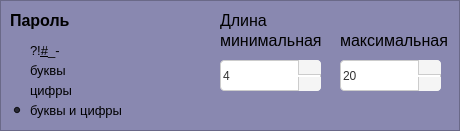
  <widget class="QFrame" name="frameSurname_2">
   <property name="geometry">
    <rect>
     <x>0</x>
     <y>390</y>
     <width>460</width>
     <height>131</height>
    </rect>
   </property>
   <property name="styleSheet">
    <string notr="true">background-color: rgb(137, 136, 176);</string>
   </property>
   <property name="frameShape">
    <enum>QFrame::Shape::StyledPanel</enum>
   </property>
   <property name="frameShadow">
    <enum>QFrame::Shadow::Raised</enum>
   </property>
   <widget class="QLabel" name="label_13">
    <property name="geometry">
     <rect>
      <x>10</x>
      <y>10</y>
      <width>141</width>
      <height>21</height>
     </rect>
    </property>
    <property name="font">
     <font>
      <family>Yu Gothic UI</family>
      <pointsize>12</pointsize>
      <bold>true</bold>
     </font>
    </property>
    <property name="styleSheet">
     <string notr="true">background-color: transparent;
border: none;</string>
    </property>
    <property name="text">
     <string>Пароль</string>
    </property>
   </widget>
   <widget class="QCheckBox" name="checkBoxPasswordSpecificSimbols">
    <property name="geometry">
     <rect>
      <x>10</x>
      <y>40</y>
      <width>76</width>
      <height>21</height>
     </rect>
    </property>
    <property name="font">
     <font>
      <family>Yu Gothic UI</family>
      <pointsize>10</pointsize>
     </font>
    </property>
    <property name="styleSheet">
     <string>background-color: transparent;
border: none;</string>
    </property>
    <property name="text">
     <string>?!&amp;#_-</string>
    </property>
   </widget>
   <widget class="QSpinBox" name="spinBoxPasswordMin">
    <property name="geometry">
     <rect>
      <x>220</x>
      <y>60</y>
      <width>101</width>
      <height>31</height>
     </rect>
    </property>
    <property name="styleSheet">
     <string notr="true">/* Общий стиль для SpinBox */QSpinBox {
    padding-right: 24px; /* Освобождаем место справа, чтобы текст и поле НЕ наслаивались на стрелочки */
    border: 1px solid #cccccc;
    border-radius: 4px;
    background-color: #ffffff;
    selection-background-color: rgb(111, 111, 166);
    color: #333333;
}

/* Кнопка &quot;Вверх&quot; (располагаем в верхнем правом углу) */
QSpinBox::up-button {
    subcontrol-origin: border;
    subcontrol-position: top right; 
    width: 22px;
    height: 14px; /* Половина высоты с небольшим запасом */
    border-left: 1px solid #cccccc;
    border-bottom: 1px solid #cccccc;
    background: #f5f5f5;
    border-top-right-radius: 4px;
}

/* Кнопка &quot;Вниз&quot; (располагаем в нижнем правом углу) */
QSpinBox::down-button {
    subcontrol-origin: border;
    subcontrol-position: bottom right;
    width: 22px;
    height: 14px;
    border-left: 1px solid #cccccc;
    background: #f5f5f5;
    border-bottom-right-radius: 4px;
}

/* Стили при наведении на кнопки */
QSpinBox::up-button:hover, QSpinBox::down-button:hover {
    background: #e0e0e0;
}

/* Стили при клике */
QSpinBox::up-button:pressed, QSpinBox::down-button:pressed {
    background: #cdcdcd;
}

/* Отрисовка самих стрелочек внутри кнопок (рисуем встроенными стрелками Qt) */
QSpinBox::up-arrow {
    image: url(none); /* Если у тебя есть свои иконки, укажи путь тут */
    width: 7px;
    height: 7px;
}

QSpinBox::up-arrow {
    image: url(none); /* Отключаем поиск картинки */
    content: &quot;▲&quot;;     /* Вставляем текстовый треугольник вверх */
    font-size: 9px;   /* Подбираем размер стрелочки */
    color: rgb(31, 31, 31);   /* Цвет стрелочки */
}

QSpinBox::down-arrow {
    image: url(none); /* Отключаем поиск картинки */
    content: &quot;▼&quot;;     /* Вставляем текстовый треугольник вниз */
    font-size: 9px;   /* Подбираем размер стрелочки */
    color: rgb(31, 31, 31);   /* Цвет стрелочки */
}

/* Цвет стрелочек при наведении на весь SpinBox (опционально) */
QSpinBox::up-arrow:hover, QSpinBox::down-arrow:hover {
    color: #000000;
}


</string>
    </property>
    <property name="minimum">
     <number>4</number>
    </property>
    <property name="maximum">
     <number>100</number>
    </property>
    <property name="value">
     <number>4</number>
    </property>
   </widget>
   <widget class="QLabel" name="label_14">
    <property name="geometry">
     <rect>
      <x>220</x>
      <y>10</y>
      <width>81</width>
      <height>21</height>
     </rect>
    </property>
    <property name="font">
     <font>
      <family>Yu Gothic UI</family>
      <pointsize>12</pointsize>
      <bold>false</bold>
     </font>
    </property>
    <property name="styleSheet">
     <string notr="true">background-color: transparent;
border: none;</string>
    </property>
    <property name="text">
     <string>Длина</string>
    </property>
   </widget>
   <widget class="QSpinBox" name="spinBoxPasswordMax">
    <property name="geometry">
     <rect>
      <x>340</x>
      <y>60</y>
      <width>101</width>
      <height>31</height>
     </rect>
    </property>
    <property name="styleSheet">
     <string notr="true">/* Общий стиль для SpinBox */QSpinBox {
    padding-right: 24px; /* Освобождаем место справа, чтобы текст и поле НЕ наслаивались на стрелочки */
    border: 1px solid #cccccc;
    border-radius: 4px;
    background-color: #ffffff;
    selection-background-color: rgb(111, 111, 166);
    color: #333333;
}

/* Кнопка &quot;Вверх&quot; (располагаем в верхнем правом углу) */
QSpinBox::up-button {
    subcontrol-origin: border;
    subcontrol-position: top right; 
    width: 22px;
    height: 14px; /* Половина высоты с небольшим запасом */
    border-left: 1px solid #cccccc;
    border-bottom: 1px solid #cccccc;
    background: #f5f5f5;
    border-top-right-radius: 4px;
}

/* Кнопка &quot;Вниз&quot; (располагаем в нижнем правом углу) */
QSpinBox::down-button {
    subcontrol-origin: border;
    subcontrol-position: bottom right;
    width: 22px;
    height: 14px;
    border-left: 1px solid #cccccc;
    background: #f5f5f5;
    border-bottom-right-radius: 4px;
}

/* Стили при наведении на кнопки */
QSpinBox::up-button:hover, QSpinBox::down-button:hover {
    background: #e0e0e0;
}

/* Стили при клике */
QSpinBox::up-button:pressed, QSpinBox::down-button:pressed {
    background: #cdcdcd;
}

/* Отрисовка самих стрелочек внутри кнопок (рисуем встроенными стрелками Qt) */
QSpinBox::up-arrow {
    image: url(none); /* Если у тебя есть свои иконки, укажи путь тут */
    width: 7px;
    height: 7px;
}

QSpinBox::up-arrow {
    image: url(none); /* Отключаем поиск картинки */
    content: &quot;▲&quot;;     /* Вставляем текстовый треугольник вверх */
    font-size: 9px;   /* Подбираем размер стрелочки */
    color: rgb(31, 31, 31);   /* Цвет стрелочки */
}

QSpinBox::down-arrow {
    image: url(none); /* Отключаем поиск картинки */
    content: &quot;▼&quot;;     /* Вставляем текстовый треугольник вниз */
    font-size: 9px;   /* Подбираем размер стрелочки */
    color: rgb(31, 31, 31);   /* Цвет стрелочки */
}

/* Цвет стрелочек при наведении на весь SpinBox (опционально) */
QSpinBox::up-arrow:hover, QSpinBox::down-arrow:hover {
    color: #000000;
}


</string>
    </property>
    <property name="minimum">
     <number>4</number>
    </property>
    <property name="maximum">
     <number>100</number>
    </property>
    <property name="value">
     <number>20</number>
    </property>
   </widget>
   <widget class="QLabel" name="label_15">
    <property name="geometry">
     <rect>
      <x>220</x>
      <y>30</y>
      <width>111</width>
      <height>21</height>
     </rect>
    </property>
    <property name="font">
     <font>
      <family>Yu Gothic UI</family>
      <pointsize>12</pointsize>
      <bold>false</bold>
     </font>
    </property>
    <property name="styleSheet">
     <string notr="true">background-color: transparent;
border: none;</string>
    </property>
    <property name="text">
     <string>минимальная</string>
    </property>
   </widget>
   <widget class="QLabel" name="label_16">
    <property name="geometry">
     <rect>
      <x>340</x>
      <y>30</y>
      <width>111</width>
      <height>21</height>
     </rect>
    </property>
    <property name="font">
     <font>
      <family>Yu Gothic UI</family>
      <pointsize>12</pointsize>
      <bold>false</bold>
     </font>
    </property>
    <property name="styleSheet">
     <string notr="true">background-color: transparent;
border: none;</string>
    </property>
    <property name="text">
     <string>максимальная</string>
    </property>
   </widget>
   <widget class="QRadioButton" name="radioButtonPasswordIsOnlyLetters">
    <property name="geometry">
     <rect>
      <x>10</x>
      <y>60</y>
      <width>111</width>
      <height>21</height>
     </rect>
    </property>
    <property name="font">
     <font>
      <family>Yu Gothic UI</family>
      <pointsize>10</pointsize>
     </font>
    </property>
    <property name="styleSheet">
     <string>background-color: transparent;
border: none;</string>
    </property>
    <property name="text">
     <string>буквы</string>
    </property>
   </widget>
   <widget class="QRadioButton" name="radioButtonPasswordIsOnlyNumbers">
    <property name="geometry">
     <rect>
      <x>10</x>
      <y>80</y>
      <width>111</width>
      <height>21</height>
     </rect>
    </property>
    <property name="font">
     <font>
      <family>Yu Gothic UI</family>
      <pointsize>10</pointsize>
     </font>
    </property>
    <property name="styleSheet">
     <string>background-color: transparent;
border: none;</string>
    </property>
    <property name="text">
     <string>цифры</string>
    </property>
    <property name="checked">
     <bool>false</bool>
    </property>
   </widget>
   <widget class="QRadioButton" name="radioButtonPasswordIsLettersAndNumbers">
    <property name="geometry">
     <rect>
      <x>10</x>
      <y>100</y>
      <width>111</width>
      <height>21</height>
     </rect>
    </property>
    <property name="font">
     <font>
      <family>Yu Gothic UI</family>
      <pointsize>10</pointsize>
     </font>
    </property>
    <property name="styleSheet">
     <string>background-color: transparent;
border: none;</string>
    </property>
    <property name="text">
     <string>буквы и цифры</string>
    </property>
    <property name="checked">
     <bool>true</bool>
    </property>
   </widget>
  </widget>
